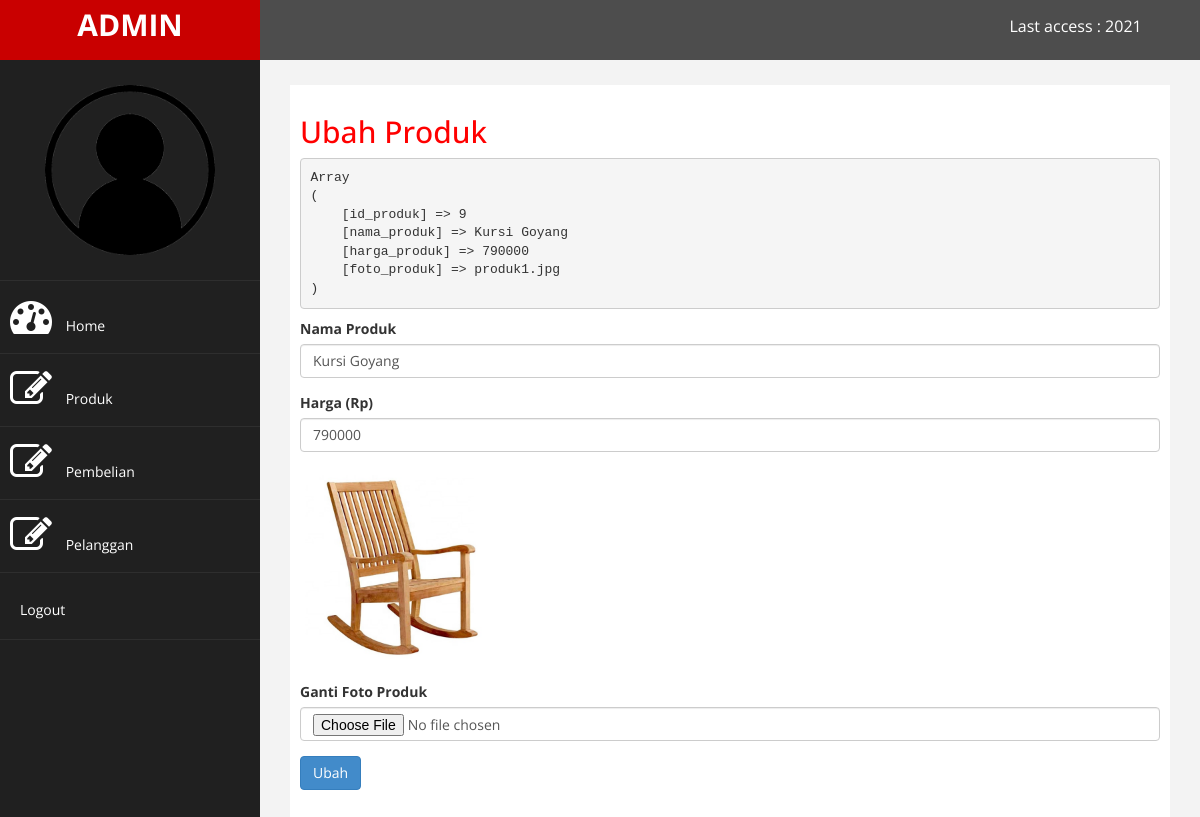
/admin/index.php?halaman=ubahproduk&id=9 (signed in), run on the app's committed database.
### tables this page shows
CREATE TABLE `produk` (
  `id_produk` int(11) NOT NULL,
  `nama_produk` varchar(100) NOT NULL,
  `harga_produk` int(11) NOT NULL,
  `foto_produk` varchar(100) NOT NULL
);

### admin/ubahproduk.php (the view, shortened to what this page needs)
<h2>Ubah Produk</h2>
<?php
$ambil=$koneksi->query("SELECT * FROM produk WHERE id_produk='$_GET[id]'");
$pecah=$ambil->fetch_assoc();
echo"<pre>";
print_r($pecah);
echo"</pre>";
?>
<form method="post" enctype="multipart/form-data">
	<div class="form-group">
		<label>Nama Produk</label>
		<input type="text" class="form-control" name="nama" value="<?php echo $pecah['nama_produk'];?>">
	</div>
	<div class="form-group">
		<label>Harga (Rp)</label>
		<input type="text" class="form-control" name="harga" value="<?php echo $pecah['harga_produk'];?>">
	</div>
	<div class="form-group">
		<img src="../admin/foto_produk/<?php echo $pecah['foto_produk'] ?>" width="200">
	</div>
	<div class="form-group">
		<label>Ganti Foto Produk</label>
		<input type="file" class="form-control" name="foto">
	</div>
	<button class="btn btn-primary" name="ubah">Ubah</button>
</form>

### admin/assets/css/custom.css (style rules this page uses)
body { font-family: 'Open Sans', sans-serif; }
h2 { color: #f00; }

### data on the page
produk: nama "Kursi Goyang", harga "790000", foto_produk (picture)
